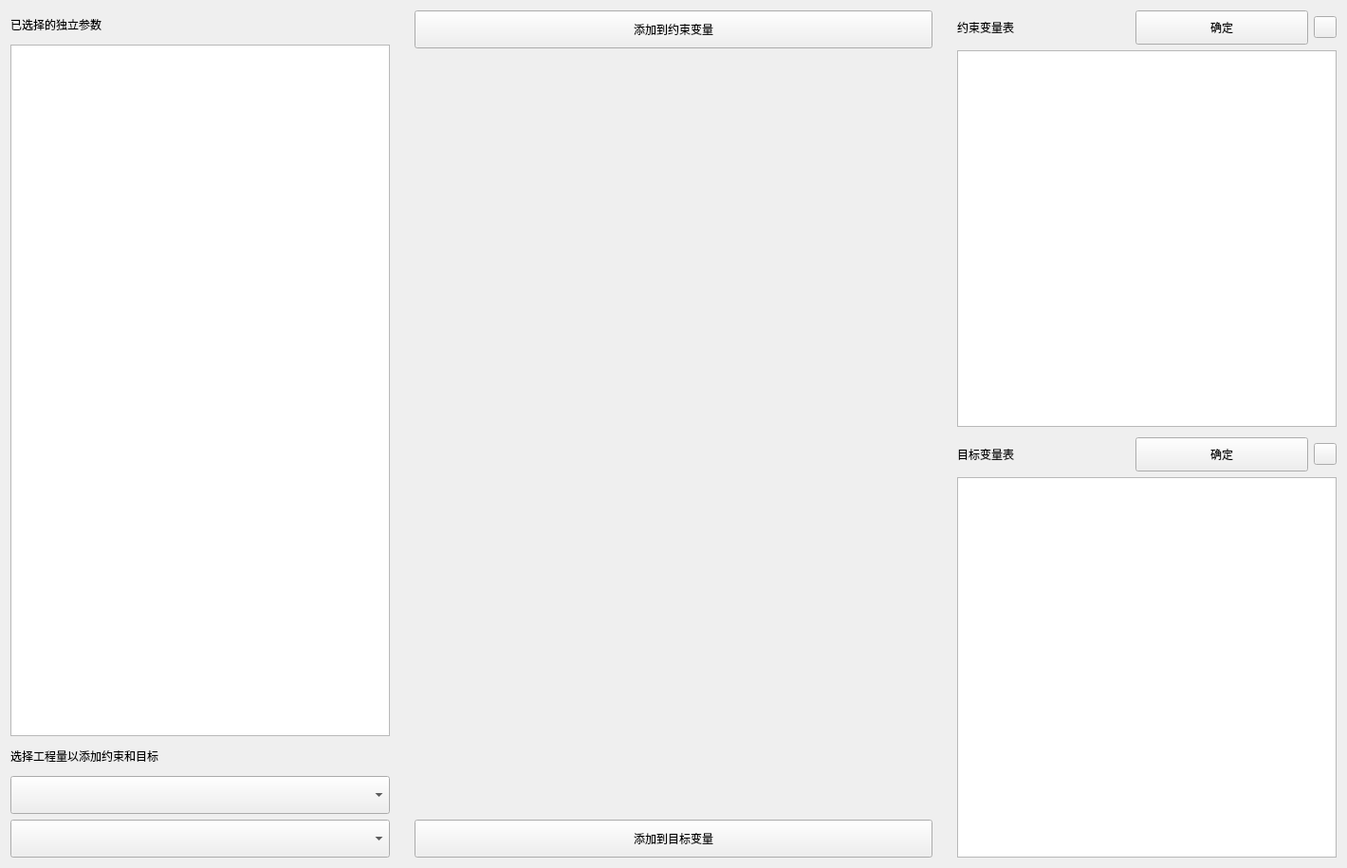
<?xml version="1.0" encoding="UTF-8"?>
<ui version="4.0">
 <class>consAndGoalPage</class>
 <widget class="QWidget" name="consAndGoalPage">
  <property name="geometry">
   <rect>
    <x>0</x>
    <y>0</y>
    <width>1420</width>
    <height>915</height>
   </rect>
  </property>
  <property name="windowTitle">
   <string>Form</string>
  </property>
  <layout class="QHBoxLayout" name="horizontalLayout">
   <item>
    <layout class="QVBoxLayout" name="verticalLayout_3">
     <item>
      <widget class="BodyLabel" name="label">
       <property name="sizePolicy">
        <sizepolicy hsizetype="Preferred" vsizetype="Fixed">
         <horstretch>0</horstretch>
         <verstretch>0</verstretch>
        </sizepolicy>
       </property>
       <property name="minimumSize">
        <size>
         <width>0</width>
         <height>30</height>
        </size>
       </property>
       <property name="text">
        <string>已选择的独立参数</string>
       </property>
      </widget>
     </item>
     <item>
      <widget class="TableWidget" name="selectedTabView">
       <property name="sizePolicy">
        <sizepolicy hsizetype="Preferred" vsizetype="Preferred">
         <horstretch>0</horstretch>
         <verstretch>0</verstretch>
        </sizepolicy>
       </property>
       <property name="minimumSize">
        <size>
         <width>400</width>
         <height>500</height>
        </size>
       </property>
       <property name="editTriggers">
        <set>QAbstractItemView::EditTrigger::NoEditTriggers</set>
       </property>
      </widget>
     </item>
     <item>
      <widget class="BodyLabel" name="label_2">
       <property name="sizePolicy">
        <sizepolicy hsizetype="Preferred" vsizetype="Fixed">
         <horstretch>0</horstretch>
         <verstretch>0</verstretch>
        </sizepolicy>
       </property>
       <property name="minimumSize">
        <size>
         <width>0</width>
         <height>30</height>
        </size>
       </property>
       <property name="text">
        <string>选择工程量以添加约束和目标</string>
       </property>
      </widget>
     </item>
     <item>
      <widget class="ComboBox" name="quantityCategory">
       <property name="minimumSize">
        <size>
         <width>0</width>
         <height>40</height>
        </size>
       </property>
      </widget>
     </item>
     <item>
      <widget class="ComboBox" name="quantityItem">
       <property name="minimumSize">
        <size>
         <width>0</width>
         <height>40</height>
        </size>
       </property>
      </widget>
     </item>
    </layout>
   </item>
   <item>
    <spacer name="horizontalSpacer_4">
     <property name="orientation">
      <enum>Qt::Orientation::Horizontal</enum>
     </property>
     <property name="sizeType">
      <enum>QSizePolicy::Policy::Preferred</enum>
     </property>
     <property name="sizeHint" stdset="0">
      <size>
       <width>20</width>
       <height>20</height>
      </size>
     </property>
    </spacer>
   </item>
   <item>
    <layout class="QVBoxLayout" name="verticalLayout_2">
     <item>
      <widget class="PrimaryPushButton" name="joinConsButton">
       <property name="minimumSize">
        <size>
         <width>0</width>
         <height>40</height>
        </size>
       </property>
       <property name="text">
        <string>添加到约束变量</string>
       </property>
      </widget>
     </item>
     <item>
      <spacer name="verticalSpacer_3">
       <property name="orientation">
        <enum>Qt::Orientation::Vertical</enum>
       </property>
       <property name="sizeType">
        <enum>QSizePolicy::Policy::Fixed</enum>
       </property>
       <property name="sizeHint" stdset="0">
        <size>
         <width>20</width>
         <height>10</height>
        </size>
       </property>
      </spacer>
     </item>
     <item>
      <widget class="QWidget" name="expressionEditArea" native="true">
       <property name="sizePolicy">
        <sizepolicy hsizetype="Expanding" vsizetype="Preferred">
         <horstretch>0</horstretch>
         <verstretch>0</verstretch>
        </sizepolicy>
       </property>
      </widget>
     </item>
     <item>
      <spacer name="verticalSpacer_4">
       <property name="orientation">
        <enum>Qt::Orientation::Vertical</enum>
       </property>
       <property name="sizeType">
        <enum>QSizePolicy::Policy::Fixed</enum>
       </property>
       <property name="sizeHint" stdset="0">
        <size>
         <width>20</width>
         <height>10</height>
        </size>
       </property>
      </spacer>
     </item>
     <item>
      <widget class="PrimaryPushButton" name="joinGoalButton">
       <property name="minimumSize">
        <size>
         <width>0</width>
         <height>40</height>
        </size>
       </property>
       <property name="text">
        <string>添加到目标变量</string>
       </property>
      </widget>
     </item>
    </layout>
   </item>
   <item>
    <spacer name="horizontalSpacer_3">
     <property name="orientation">
      <enum>Qt::Orientation::Horizontal</enum>
     </property>
     <property name="sizeType">
      <enum>QSizePolicy::Policy::Preferred</enum>
     </property>
     <property name="sizeHint" stdset="0">
      <size>
       <width>20</width>
       <height>20</height>
      </size>
     </property>
    </spacer>
   </item>
   <item>
    <layout class="QVBoxLayout" name="verticalLayout">
     <item>
      <layout class="QGridLayout" name="gridLayout_2">
       <item row="0" column="1">
        <widget class="QPushButton" name="consReadyButton">
         <property name="sizePolicy">
          <sizepolicy hsizetype="Minimum" vsizetype="Minimum">
           <horstretch>0</horstretch>
           <verstretch>0</verstretch>
          </sizepolicy>
         </property>
         <property name="minimumSize">
          <size>
           <width>0</width>
           <height>36</height>
          </size>
         </property>
         <property name="text">
          <string>确定</string>
         </property>
        </widget>
       </item>
       <item row="1" column="0" colspan="3">
        <widget class="TableWidget" name="constraintTabView">
         <property name="minimumSize">
          <size>
           <width>400</width>
           <height>0</height>
          </size>
         </property>
        </widget>
       </item>
       <item row="0" column="0">
        <widget class="BodyLabel" name="label_3">
         <property name="minimumSize">
          <size>
           <width>30</width>
           <height>30</height>
          </size>
         </property>
         <property name="text">
          <string>约束变量表</string>
         </property>
        </widget>
       </item>
       <item row="0" column="2">
        <widget class="ToolButton" name="consDeleteButton">
         <property name="text">
          <string/>
         </property>
        </widget>
       </item>
       <item row="2" column="0" colspan="3">
        <spacer name="verticalSpacer">
         <property name="orientation">
          <enum>Qt::Orientation::Vertical</enum>
         </property>
         <property name="sizeType">
          <enum>QSizePolicy::Policy::Minimum</enum>
         </property>
         <property name="sizeHint" stdset="0">
          <size>
           <width>20</width>
           <height>5</height>
          </size>
         </property>
        </spacer>
       </item>
      </layout>
     </item>
     <item>
      <layout class="QGridLayout" name="gridLayout">
       <item row="0" column="1">
        <widget class="QPushButton" name="goalReadyButton">
         <property name="sizePolicy">
          <sizepolicy hsizetype="Minimum" vsizetype="Minimum">
           <horstretch>0</horstretch>
           <verstretch>0</verstretch>
          </sizepolicy>
         </property>
         <property name="minimumSize">
          <size>
           <width>0</width>
           <height>36</height>
          </size>
         </property>
         <property name="text">
          <string>确定</string>
         </property>
        </widget>
       </item>
       <item row="0" column="2">
        <widget class="ToolButton" name="goalDeleteButton">
         <property name="text">
          <string/>
         </property>
        </widget>
       </item>
       <item row="1" column="0" colspan="3">
        <widget class="TableWidget" name="goalTabView"/>
       </item>
       <item row="0" column="0">
        <widget class="BodyLabel" name="label_4">
         <property name="minimumSize">
          <size>
           <width>30</width>
           <height>30</height>
          </size>
         </property>
         <property name="text">
          <string>目标变量表</string>
         </property>
        </widget>
       </item>
      </layout>
     </item>
    </layout>
   </item>
  </layout>
 </widget>
 <customwidgets>
  <customwidget>
   <class>TableWidget</class>
   <extends>QTableWidget</extends>
   <header>qfluentwidgets</header>
  </customwidget>
  <customwidget>
   <class>ComboBox</class>
   <extends>QComboBox</extends>
   <header>qfluentwidgets</header>
  </customwidget>
  <customwidget>
   <class>PrimaryPushButton</class>
   <extends>QPushButton</extends>
   <header>qfluentwidgets</header>
  </customwidget>
  <customwidget>
   <class>BodyLabel</class>
   <extends>QLabel</extends>
   <header>qfluentwidgets</header>
  </customwidget>
  <customwidget>
   <class>ToolButton</class>
   <extends>QToolButton</extends>
   <header>qfluentwidgets</header>
  </customwidget>
 </customwidgets>
 <resources/>
 <connections/>
</ui>
